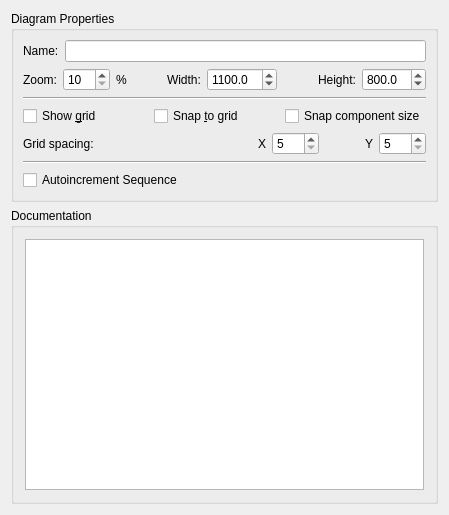
<?xml version="1.0" encoding="UTF-8"?>
<ui version="4.0">
 <class>DiagramPropertiesPage</class>
 <widget class="QWidget" name="DiagramPropertiesPage">
  <property name="geometry">
   <rect>
    <x>0</x>
    <y>0</y>
    <width>449</width>
    <height>515</height>
   </rect>
  </property>
  <layout class="QVBoxLayout">
   <item>
    <widget class="QGroupBox" name="ui_groupBoxDiagramProperties">
     <property name="title">
      <string>Diagram Properties</string>
     </property>
     <layout class="QVBoxLayout">
      <item>
       <layout class="QHBoxLayout">
        <property name="spacing">
         <number>6</number>
        </property>
        <property name="margin">
         <number>0</number>
        </property>
        <item>
         <widget class="QLabel" name="ui_labelDiagramName">
          <property name="text">
           <string>Name:</string>
          </property>
          <property name="wordWrap">
           <bool>false</bool>
          </property>
         </widget>
        </item>
        <item>
         <widget class="KLineEdit" name="ui_diagramName"/>
        </item>
       </layout>
      </item>
      <item>
       <layout class="QHBoxLayout">
        <property name="margin">
         <number>0</number>
        </property>
        <item>
         <layout class="QHBoxLayout">
          <property name="margin">
           <number>0</number>
          </property>
          <item>
           <widget class="QLabel" name="ui_labelZoom">
            <property name="text">
             <string>Zoom:</string>
            </property>
            <property name="wordWrap">
             <bool>false</bool>
            </property>
           </widget>
          </item>
          <item>
           <widget class="QSpinBox" name="ui_zoom">
            <property name="sizePolicy">
             <sizepolicy hsizetype="Fixed" vsizetype="Fixed">
              <horstretch>0</horstretch>
              <verstretch>0</verstretch>
             </sizepolicy>
            </property>
            <property name="minimum">
             <number>10</number>
            </property>
            <property name="maximum">
             <number>500</number>
            </property>
           </widget>
          </item>
          <item>
           <widget class="QLabel" name="ui_labelZoomUnit">
            <property name="text">
             <string>%</string>
            </property>
            <property name="wordWrap">
             <bool>false</bool>
            </property>
           </widget>
          </item>
          <item>
           <spacer name="horizontalSpacer_2">
            <property name="orientation">
             <enum>Qt::Horizontal</enum>
            </property>
            <property name="sizeHint" stdset="0">
             <size>
              <width>40</width>
              <height>20</height>
             </size>
            </property>
           </spacer>
          </item>
          <item>
           <widget class="QLabel" name="ui_labelWidth">
            <property name="text">
             <string>Width:</string>
            </property>
           </widget>
          </item>
          <item>
           <widget class="QDoubleSpinBox" name="ui_width">
            <property name="decimals">
             <number>1</number>
            </property>
            <property name="minimum">
             <double>640.000000000000000</double>
            </property>
            <property name="maximum">
             <double>11000.000000000000000</double>
            </property>
            <property name="singleStep">
             <double>20.000000000000000</double>
            </property>
            <property name="value">
             <double>1100.000000000000000</double>
            </property>
           </widget>
          </item>
          <item>
           <spacer name="horizontalSpacer_3">
            <property name="orientation">
             <enum>Qt::Horizontal</enum>
            </property>
            <property name="sizeHint" stdset="0">
             <size>
              <width>40</width>
              <height>20</height>
             </size>
            </property>
           </spacer>
          </item>
          <item>
           <widget class="QLabel" name="ui_labelHeight">
            <property name="text">
             <string>Height:</string>
            </property>
           </widget>
          </item>
          <item>
           <widget class="QDoubleSpinBox" name="ui_height">
            <property name="decimals">
             <number>1</number>
            </property>
            <property name="minimum">
             <double>400.000000000000000</double>
            </property>
            <property name="maximum">
             <double>8000.000000000000000</double>
            </property>
            <property name="singleStep">
             <double>20.000000000000000</double>
            </property>
            <property name="value">
             <double>800.000000000000000</double>
            </property>
           </widget>
          </item>
         </layout>
        </item>
       </layout>
      </item>
      <item>
       <widget class="Line" name="ui_line">
        <property name="frameShape">
         <enum>QFrame::HLine</enum>
        </property>
        <property name="frameShadow">
         <enum>QFrame::Sunken</enum>
        </property>
       </widget>
      </item>
      <item>
       <layout class="QHBoxLayout">
        <property name="margin">
         <number>0</number>
        </property>
        <item>
         <widget class="QCheckBox" name="ui_checkBoxShowGrid">
          <property name="text">
           <string>Show &amp;grid</string>
          </property>
         </widget>
        </item>
        <item>
         <widget class="QCheckBox" name="ui_snapToGrid">
          <property name="text">
           <string>Snap &amp;to grid</string>
          </property>
         </widget>
        </item>
        <item>
         <widget class="QCheckBox" name="ui_snapComponentSizeToGrid">
          <property name="whatsThis">
           <string>Snap the size of the components to be a multiple of the grid spacing.
If 'Snap to Grid' is enabled a component will always be aligned with the grid on all 4 sides.</string>
          </property>
          <property name="text">
           <string>Snap component size</string>
          </property>
         </widget>
        </item>
       </layout>
      </item>
      <item>
       <layout class="QHBoxLayout">
        <property name="spacing">
         <number>6</number>
        </property>
        <property name="margin">
         <number>0</number>
        </property>
        <item>
         <widget class="QLabel" name="ui_labelGridSpacing">
          <property name="text">
           <string>Grid spacing:  </string>
          </property>
          <property name="wordWrap">
           <bool>false</bool>
          </property>
         </widget>
        </item>
        <item>
         <spacer name="horizontalSpacer">
          <property name="orientation">
           <enum>Qt::Horizontal</enum>
          </property>
          <property name="sizeHint" stdset="0">
           <size>
            <width>40</width>
            <height>20</height>
           </size>
          </property>
         </spacer>
        </item>
        <item>
         <widget class="QLabel" name="ui_labelX">
          <property name="text">
           <string>X</string>
          </property>
          <property name="wordWrap">
           <bool>false</bool>
          </property>
         </widget>
        </item>
        <item>
         <widget class="QSpinBox" name="ui_gridSpaceX">
          <property name="minimum">
           <number>5</number>
          </property>
          <property name="maximum">
           <number>100</number>
          </property>
         </widget>
        </item>
        <item>
         <spacer>
          <property name="orientation">
           <enum>Qt::Horizontal</enum>
          </property>
          <property name="sizeType">
           <enum>QSizePolicy::Fixed</enum>
          </property>
          <property name="sizeHint" stdset="0">
           <size>
            <width>40</width>
            <height>20</height>
           </size>
          </property>
         </spacer>
        </item>
        <item>
         <widget class="QLabel" name="ui_labelY">
          <property name="text">
           <string>Y</string>
          </property>
          <property name="wordWrap">
           <bool>false</bool>
          </property>
         </widget>
        </item>
        <item>
         <widget class="QSpinBox" name="ui_gridSpaceY">
          <property name="minimum">
           <number>5</number>
          </property>
          <property name="maximum">
           <number>100</number>
          </property>
         </widget>
        </item>
       </layout>
      </item>
      <item>
       <widget class="Line" name="line">
        <property name="orientation">
         <enum>Qt::Horizontal</enum>
        </property>
       </widget>
      </item>
      <item>
       <widget class="QCheckBox" name="ui_autoIncrementSequence">
        <property name="text">
         <string>Autoincrement Sequence </string>
        </property>
       </widget>
      </item>
     </layout>
    </widget>
   </item>
   <item>
    <widget class="QGroupBox" name="ui_groupBoxDocumentation">
     <property name="title">
      <string>Documentation</string>
     </property>
     <layout class="QGridLayout">
      <property name="margin">
       <number>11</number>
      </property>
      <property name="spacing">
       <number>6</number>
      </property>
      <item row="0" column="0">
       <widget class="KTextEdit" name="ui_documentation"/>
      </item>
     </layout>
    </widget>
   </item>
  </layout>
 </widget>
 <customwidgets>
  <customwidget>
   <class>KLineEdit</class>
   <extends>QLineEdit</extends>
   <header>klineedit.h</header>
  </customwidget>
  <customwidget>
   <class>KTextEdit</class>
   <extends>QTextEdit</extends>
   <header>ktextedit.h</header>
  </customwidget>
 </customwidgets>
 <resources/>
 <connections/>
</ui>
